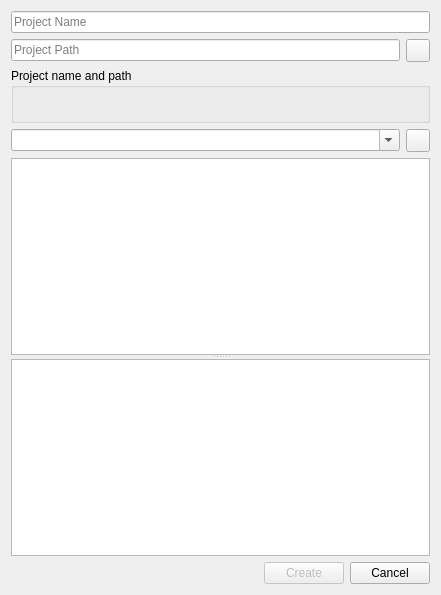
<?xml version="1.0" encoding="UTF-8"?>
<ui version="4.0">
 <class>NewProjectDialog</class>
 <widget class="QDialog" name="NewProjectDialog">
  <property name="geometry">
   <rect>
    <x>0</x>
    <y>0</y>
    <width>441</width>
    <height>595</height>
   </rect>
  </property>
  <property name="windowTitle">
   <string>New Project</string>
  </property>
  <layout class="QGridLayout" name="gridLayout">
   <item row="0" column="0" colspan="4">
    <widget class="QLineEdit" name="projectName">
     <property name="sizePolicy">
      <sizepolicy hsizetype="Expanding" vsizetype="Fixed">
       <horstretch>0</horstretch>
       <verstretch>0</verstretch>
      </sizepolicy>
     </property>
     <property name="placeholderText">
      <string>Project Name</string>
     </property>
    </widget>
   </item>
   <item row="1" column="0" colspan="3">
    <widget class="QLineEdit" name="projectPath">
     <property name="sizePolicy">
      <sizepolicy hsizetype="Expanding" vsizetype="Fixed">
       <horstretch>0</horstretch>
       <verstretch>0</verstretch>
      </sizepolicy>
     </property>
     <property name="placeholderText">
      <string>Project Path</string>
     </property>
    </widget>
   </item>
   <item row="1" column="3">
    <widget class="QToolButton" name="pathSelect">
     <property name="icon">
      <iconset resource="resources/iconactions.qrc">
       <normaloff>:/images/actions/document-open.svg</normaloff>:/images/actions/document-open.svg</iconset>
     </property>
    </widget>
   </item>
   <item row="2" column="0" colspan="4">
    <widget class="QGroupBox" name="groupBox">
     <property name="title">
      <string>Project name and path</string>
     </property>
     <layout class="QVBoxLayout" name="verticalLayout">
      <item>
       <widget class="QLabel" name="projectNameAndPath">
        <property name="text">
         <string/>
        </property>
       </widget>
      </item>
     </layout>
    </widget>
   </item>
   <item row="3" column="0" colspan="3">
    <widget class="QComboBox" name="templateName">
     <property name="sizePolicy">
      <sizepolicy hsizetype="Expanding" vsizetype="Fixed">
       <horstretch>0</horstretch>
       <verstretch>0</verstretch>
      </sizepolicy>
     </property>
     <property name="editable">
      <bool>true</bool>
     </property>
    </widget>
   </item>
   <item row="3" column="3">
    <widget class="QToolButton" name="templateSelect">
     <property name="icon">
      <iconset resource="resources/iconactions.qrc">
       <normaloff>:/images/actions/document-open.svg</normaloff>:/images/actions/document-open.svg</iconset>
     </property>
    </widget>
   </item>
   <item row="4" column="0" colspan="4">
    <widget class="QSplitter" name="splitter">
     <property name="orientation">
      <enum>Qt::Vertical</enum>
     </property>
     <widget class="MarkdownView" name="infoView"/>
     <widget class="QTableView" name="parameterTable">
      <property name="selectionBehavior">
       <enum>QAbstractItemView::SelectRows</enum>
      </property>
      <attribute name="horizontalHeaderStretchLastSection">
       <bool>true</bool>
      </attribute>
      <attribute name="verticalHeaderVisible">
       <bool>false</bool>
      </attribute>
     </widget>
    </widget>
   </item>
   <item row="5" column="0">
    <spacer name="horizontalSpacer">
     <property name="orientation">
      <enum>Qt::Horizontal</enum>
     </property>
     <property name="sizeHint" stdset="0">
      <size>
       <width>251</width>
       <height>21</height>
      </size>
     </property>
    </spacer>
   </item>
   <item row="5" column="1">
    <widget class="QPushButton" name="buttonOk">
     <property name="enabled">
      <bool>false</bool>
     </property>
     <property name="text">
      <string>Create</string>
     </property>
     <property name="icon">
      <iconset resource="resources/iconactions.qrc">
       <normaloff>:/images/actions/dialog-ok-apply.svg</normaloff>:/images/actions/dialog-ok-apply.svg</iconset>
     </property>
     <property name="iconSize">
      <size>
       <width>22</width>
       <height>22</height>
      </size>
     </property>
     <property name="default">
      <bool>true</bool>
     </property>
    </widget>
   </item>
   <item row="5" column="2" colspan="2">
    <widget class="QPushButton" name="buttonCancel">
     <property name="text">
      <string>Cancel</string>
     </property>
     <property name="icon">
      <iconset resource="resources/iconactions.qrc">
       <normaloff>:/images/actions/dialog-close.svg</normaloff>:/images/actions/dialog-close.svg</iconset>
     </property>
     <property name="iconSize">
      <size>
       <width>22</width>
       <height>22</height>
      </size>
     </property>
    </widget>
   </item>
  </layout>
 </widget>
 <customwidgets>
  <customwidget>
   <class>MarkdownView</class>
   <extends>QTextBrowser</extends>
   <header>markdownview.h</header>
  </customwidget>
 </customwidgets>
 <resources>
  <include location="resources/iconactions.qrc"/>
 </resources>
 <connections>
  <connection>
   <sender>buttonOk</sender>
   <signal>clicked()</signal>
   <receiver>NewProjectDialog</receiver>
   <slot>accept()</slot>
   <hints>
    <hint type="sourcelabel">
     <x>287</x>
     <y>567</y>
    </hint>
    <hint type="destinationlabel">
     <x>228</x>
     <y>569</y>
    </hint>
   </hints>
  </connection>
  <connection>
   <sender>buttonCancel</sender>
   <signal>clicked()</signal>
   <receiver>NewProjectDialog</receiver>
   <slot>reject()</slot>
   <hints>
    <hint type="sourcelabel">
     <x>396</x>
     <y>570</y>
    </hint>
    <hint type="destinationlabel">
     <x>406</x>
     <y>590</y>
    </hint>
   </hints>
  </connection>
 </connections>
</ui>
